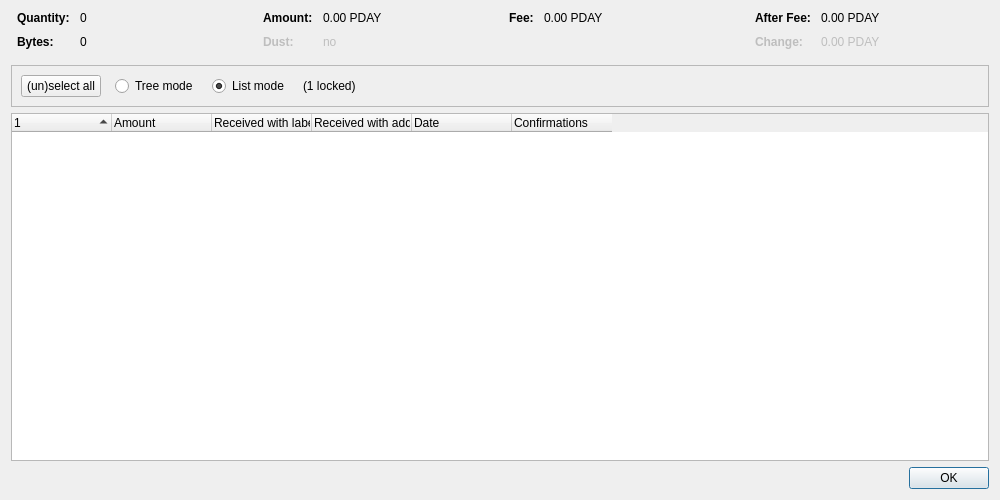
<?xml version="1.0" encoding="UTF-8"?>
<ui version="4.0">
 <class>CoinControlDialog</class>
 <widget class="QDialog" name="CoinControlDialog">
  <property name="geometry">
   <rect>
    <x>0</x>
    <y>0</y>
    <width>1000</width>
    <height>500</height>
   </rect>
  </property>
  <property name="windowTitle">
   <string>Coin Selection</string>
  </property>
  <layout class="QVBoxLayout" name="verticalLayout">
   <item>
    <layout class="QHBoxLayout" name="horizontalLayoutTop" stretch="0,0,0,0">
     <property name="topMargin">
      <number>0</number>
     </property>
     <property name="bottomMargin">
      <number>10</number>
     </property>
     <item>
      <layout class="QFormLayout" name="formLayoutCoinControl1">
       <property name="horizontalSpacing">
        <number>10</number>
       </property>
       <property name="verticalSpacing">
        <number>10</number>
       </property>
       <property name="leftMargin">
        <number>6</number>
       </property>
       <property name="rightMargin">
        <number>6</number>
       </property>
       <item row="0" column="0">
        <widget class="QLabel" name="labelCoinControlQuantityText">
         <property name="font">
          <font>
           <weight>75</weight>
           <bold>true</bold>
          </font>
         </property>
         <property name="text">
          <string>Quantity:</string>
         </property>
        </widget>
       </item>
       <item row="0" column="1">
        <widget class="QLabel" name="labelCoinControlQuantity">
         <property name="cursor">
          <cursorShape>IBeamCursor</cursorShape>
         </property>
         <property name="contextMenuPolicy">
          <enum>Qt::ActionsContextMenu</enum>
         </property>
         <property name="text">
          <string notr="true">0</string>
         </property>
         <property name="textInteractionFlags">
          <set>Qt::LinksAccessibleByMouse|Qt::TextSelectableByKeyboard|Qt::TextSelectableByMouse</set>
         </property>
        </widget>
       </item>
       <item row="1" column="0">
        <widget class="QLabel" name="labelCoinControlBytesText">
         <property name="font">
          <font>
           <weight>75</weight>
           <bold>true</bold>
          </font>
         </property>
         <property name="text">
          <string>Bytes:</string>
         </property>
        </widget>
       </item>
       <item row="1" column="1">
        <widget class="QLabel" name="labelCoinControlBytes">
         <property name="cursor">
          <cursorShape>IBeamCursor</cursorShape>
         </property>
         <property name="contextMenuPolicy">
          <enum>Qt::ActionsContextMenu</enum>
         </property>
         <property name="text">
          <string notr="true">0</string>
         </property>
         <property name="textInteractionFlags">
          <set>Qt::LinksAccessibleByMouse|Qt::TextSelectableByKeyboard|Qt::TextSelectableByMouse</set>
         </property>
        </widget>
       </item>
      </layout>
     </item>
     <item>
      <layout class="QFormLayout" name="formLayoutCoinControl2">
       <property name="horizontalSpacing">
        <number>10</number>
       </property>
       <property name="verticalSpacing">
        <number>10</number>
       </property>
       <property name="leftMargin">
        <number>6</number>
       </property>
       <property name="rightMargin">
        <number>6</number>
       </property>
       <item row="0" column="0">
        <widget class="QLabel" name="labelCoinControlAmountText">
         <property name="font">
          <font>
           <weight>75</weight>
           <bold>true</bold>
          </font>
         </property>
         <property name="text">
          <string>Amount:</string>
         </property>
        </widget>
       </item>
       <item row="0" column="1">
        <widget class="QLabel" name="labelCoinControlAmount">
         <property name="cursor">
          <cursorShape>IBeamCursor</cursorShape>
         </property>
         <property name="contextMenuPolicy">
          <enum>Qt::ActionsContextMenu</enum>
         </property>
         <property name="text">
          <string notr="true">0.00 PDAY</string>
         </property>
         <property name="textInteractionFlags">
          <set>Qt::LinksAccessibleByMouse|Qt::TextSelectableByKeyboard|Qt::TextSelectableByMouse</set>
         </property>
        </widget>
       </item>
       <item row="1" column="0">
        <widget class="QLabel" name="labelCoinControlLowOutputText">
         <property name="enabled">
          <bool>false</bool>
         </property>
         <property name="font">
          <font>
           <weight>75</weight>
           <bold>true</bold>
          </font>
         </property>
         <property name="text">
          <string>Dust:</string>
         </property>
        </widget>
       </item>
       <item row="1" column="1">
        <widget class="QLabel" name="labelCoinControlLowOutput">
         <property name="enabled">
          <bool>false</bool>
         </property>
         <property name="cursor">
          <cursorShape>IBeamCursor</cursorShape>
         </property>
         <property name="contextMenuPolicy">
          <enum>Qt::ActionsContextMenu</enum>
         </property>
         <property name="text">
          <string notr="true">no</string>
         </property>
         <property name="textInteractionFlags">
          <set>Qt::LinksAccessibleByMouse|Qt::TextSelectableByKeyboard|Qt::TextSelectableByMouse</set>
         </property>
        </widget>
       </item>
      </layout>
     </item>
     <item>
      <layout class="QFormLayout" name="formLayoutCoinControl3">
       <property name="horizontalSpacing">
        <number>10</number>
       </property>
       <property name="verticalSpacing">
        <number>10</number>
       </property>
       <property name="leftMargin">
        <number>6</number>
       </property>
       <property name="rightMargin">
        <number>6</number>
       </property>
       <item row="0" column="0">
        <widget class="QLabel" name="labelCoinControlFeeText">
         <property name="font">
          <font>
           <weight>75</weight>
           <bold>true</bold>
          </font>
         </property>
         <property name="text">
          <string>Fee:</string>
         </property>
        </widget>
       </item>
       <item row="0" column="1">
        <widget class="QLabel" name="labelCoinControlFee">
         <property name="cursor">
          <cursorShape>IBeamCursor</cursorShape>
         </property>
         <property name="contextMenuPolicy">
          <enum>Qt::ActionsContextMenu</enum>
         </property>
         <property name="text">
          <string notr="true">0.00 PDAY</string>
         </property>
         <property name="textInteractionFlags">
          <set>Qt::LinksAccessibleByMouse|Qt::TextSelectableByKeyboard|Qt::TextSelectableByMouse</set>
         </property>
        </widget>
       </item>
      </layout>
     </item>
     <item>
      <layout class="QFormLayout" name="formLayoutCoinControl4">
       <property name="horizontalSpacing">
        <number>10</number>
       </property>
       <property name="verticalSpacing">
        <number>10</number>
       </property>
       <property name="leftMargin">
        <number>6</number>
       </property>
       <property name="rightMargin">
        <number>6</number>
       </property>
       <item row="0" column="0">
        <widget class="QLabel" name="labelCoinControlAfterFeeText">
         <property name="font">
          <font>
           <weight>75</weight>
           <bold>true</bold>
          </font>
         </property>
         <property name="text">
          <string>After Fee:</string>
         </property>
        </widget>
       </item>
       <item row="0" column="1">
        <widget class="QLabel" name="labelCoinControlAfterFee">
         <property name="cursor">
          <cursorShape>IBeamCursor</cursorShape>
         </property>
         <property name="contextMenuPolicy">
          <enum>Qt::ActionsContextMenu</enum>
         </property>
         <property name="text">
          <string notr="true">0.00 PDAY</string>
         </property>
         <property name="textInteractionFlags">
          <set>Qt::LinksAccessibleByMouse|Qt::TextSelectableByKeyboard|Qt::TextSelectableByMouse</set>
         </property>
        </widget>
       </item>
       <item row="1" column="0">
        <widget class="QLabel" name="labelCoinControlChangeText">
         <property name="enabled">
          <bool>false</bool>
         </property>
         <property name="font">
          <font>
           <weight>75</weight>
           <bold>true</bold>
          </font>
         </property>
         <property name="text">
          <string>Change:</string>
         </property>
        </widget>
       </item>
       <item row="1" column="1">
        <widget class="QLabel" name="labelCoinControlChange">
         <property name="enabled">
          <bool>false</bool>
         </property>
         <property name="cursor">
          <cursorShape>IBeamCursor</cursorShape>
         </property>
         <property name="contextMenuPolicy">
          <enum>Qt::ActionsContextMenu</enum>
         </property>
         <property name="text">
          <string notr="true">0.00 PDAY</string>
         </property>
         <property name="textInteractionFlags">
          <set>Qt::LinksAccessibleByMouse|Qt::TextSelectableByKeyboard|Qt::TextSelectableByMouse</set>
         </property>
        </widget>
       </item>
      </layout>
     </item>
    </layout>
   </item>
   <item>
    <widget class="QFrame" name="frame">
     <property name="minimumSize">
      <size>
       <width>0</width>
       <height>40</height>
      </size>
     </property>
     <property name="frameShape">
      <enum>QFrame::StyledPanel</enum>
     </property>
     <property name="frameShadow">
      <enum>QFrame::Sunken</enum>
     </property>
     <layout class="QHBoxLayout" name="horizontalLayout">
      <item>
       <layout class="QHBoxLayout" name="horizontalLayoutPanel" stretch="0,0,0,0,0">
        <property name="spacing">
         <number>14</number>
        </property>
        <item>
         <widget class="QPushButton" name="pushButtonSelectAll">
          <property name="sizePolicy">
           <sizepolicy hsizetype="Maximum" vsizetype="Fixed">
            <horstretch>0</horstretch>
            <verstretch>0</verstretch>
           </sizepolicy>
          </property>
          <property name="text">
           <string>(un)select all</string>
          </property>
          <property name="autoDefault">
           <bool>false</bool>
          </property>
         </widget>
        </item>
        <item>
         <widget class="QRadioButton" name="radioTreeMode">
          <property name="sizePolicy">
           <sizepolicy hsizetype="Maximum" vsizetype="Fixed">
            <horstretch>0</horstretch>
            <verstretch>0</verstretch>
           </sizepolicy>
          </property>
          <property name="text">
           <string>Tree mode</string>
          </property>
         </widget>
        </item>
        <item>
         <widget class="QRadioButton" name="radioListMode">
          <property name="sizePolicy">
           <sizepolicy hsizetype="Maximum" vsizetype="Fixed">
            <horstretch>0</horstretch>
            <verstretch>0</verstretch>
           </sizepolicy>
          </property>
          <property name="text">
           <string>List mode</string>
          </property>
          <property name="checked">
           <bool>true</bool>
          </property>
         </widget>
        </item>
        <item>
         <widget class="QLabel" name="labelLocked">
          <property name="text">
           <string notr="true">(1 locked)</string>
          </property>
         </widget>
        </item>
        <item>
         <spacer name="horizontalSpacer">
          <property name="orientation">
           <enum>Qt::Horizontal</enum>
          </property>
          <property name="sizeHint" stdset="0">
           <size>
            <width>40</width>
            <height>20</height>
           </size>
          </property>
         </spacer>
        </item>
       </layout>
      </item>
     </layout>
    </widget>
   </item>
   <item>
    <widget class="CoinControlTreeWidget" name="treeWidget">
     <property name="contextMenuPolicy">
      <enum>Qt::CustomContextMenu</enum>
     </property>
     <property name="sortingEnabled">
      <bool>false</bool>
     </property>
     <property name="columnCount">
      <number>6</number>
     </property>
     <attribute name="headerShowSortIndicator" stdset="0">
      <bool>true</bool>
     </attribute>
     <attribute name="headerStretchLastSection">
      <bool>false</bool>
     </attribute>
     <column>
      <property name="text">
       <string/>
      </property>
     </column>
     <column>
      <property name="text">
       <string>Amount</string>
      </property>
     </column>
     <column>
      <property name="text">
       <string>Received with label</string>
      </property>
     </column>
     <column>
      <property name="text">
       <string>Received with address</string>
      </property>
     </column>
     <column>
      <property name="text">
       <string>Date</string>
      </property>
     </column>
     <column>
      <property name="text">
       <string>Confirmations</string>
      </property>
      <property name="toolTip">
       <string>Confirmed</string>
      </property>
     </column>
     <column>
      <property name="text">
       <string/>
      </property>
     </column>
     <column>
      <property name="text">
       <string/>
      </property>
     </column>
     <column>
      <property name="text">
       <string/>
      </property>
     </column>
     <column>
      <property name="text">
       <string/>
      </property>
     </column>
    </widget>
   </item>
   <item>
    <widget class="QDialogButtonBox" name="buttonBox">
     <property name="orientation">
      <enum>Qt::Horizontal</enum>
     </property>
     <property name="standardButtons">
      <set>QDialogButtonBox::Ok</set>
     </property>
    </widget>
   </item>
  </layout>
 </widget>
 <customwidgets>
  <customwidget>
   <class>CoinControlTreeWidget</class>
   <extends>QTreeWidget</extends>
   <header>qt/coincontroltreewidget.h</header>
  </customwidget>
 </customwidgets>
 <resources/>
 <connections/>
</ui>
